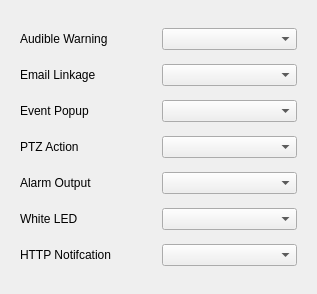
<?xml version="1.0" encoding="UTF-8"?>
<ui version="4.0">
 <class>Disturbing</class>
 <widget class="QWidget" name="Disturbing">
  <property name="geometry">
   <rect>
    <x>0</x>
    <y>0</y>
    <width>317</width>
    <height>294</height>
   </rect>
  </property>
  <property name="windowTitle">
   <string>Form</string>
  </property>
  <layout class="QGridLayout" name="gridLayout_2">
   <item row="0" column="0">
    <widget class="QWidget" name="widget_background" native="true">
     <layout class="QGridLayout" name="gridLayout">
      <item row="4" column="0">
       <widget class="QLabel" name="label_alarm">
        <property name="text">
         <string>Alarm Output</string>
        </property>
       </widget>
      </item>
      <item row="3" column="0">
       <widget class="QLabel" name="label_ptz">
        <property name="text">
         <string>PTZ Action</string>
        </property>
       </widget>
      </item>
      <item row="4" column="1">
       <widget class="ComboBox" name="comboBox_alarm"/>
      </item>
      <item row="3" column="1">
       <widget class="ComboBox" name="comboBox_ptz"/>
      </item>
      <item row="0" column="0">
       <widget class="QLabel" name="label_audible">
        <property name="sizePolicy">
         <sizepolicy hsizetype="Expanding" vsizetype="Preferred">
          <horstretch>0</horstretch>
          <verstretch>0</verstretch>
         </sizepolicy>
        </property>
        <property name="text">
         <string>Audible Warning</string>
        </property>
       </widget>
      </item>
      <item row="1" column="1">
       <widget class="ComboBox" name="comboBox_email"/>
      </item>
      <item row="2" column="1">
       <widget class="ComboBox" name="comboBox_event"/>
      </item>
      <item row="0" column="1">
       <widget class="ComboBox" name="comboBox_audible">
        <property name="sizePolicy">
         <sizepolicy hsizetype="Expanding" vsizetype="Fixed">
          <horstretch>0</horstretch>
          <verstretch>0</verstretch>
         </sizepolicy>
        </property>
       </widget>
      </item>
      <item row="1" column="0">
       <widget class="QLabel" name="label_email">
        <property name="text">
         <string>Email Linkage</string>
        </property>
       </widget>
      </item>
      <item row="2" column="0">
       <widget class="QLabel" name="label_event">
        <property name="text">
         <string>Event Popup</string>
        </property>
       </widget>
      </item>
      <item row="5" column="0">
       <widget class="QLabel" name="label_white">
        <property name="text">
         <string>White LED</string>
        </property>
       </widget>
      </item>
      <item row="5" column="1">
       <widget class="ComboBox" name="comboBox_white"/>
      </item>
      <item row="6" column="0">
       <widget class="QLabel" name="labelHTTP">
        <property name="text">
         <string>HTTP Notifcation</string>
        </property>
       </widget>
      </item>
      <item row="6" column="1">
       <widget class="ComboBox" name="comboBoxHTTP"/>
      </item>
     </layout>
    </widget>
   </item>
  </layout>
 </widget>
 <customwidgets>
  <customwidget>
   <class>ComboBox</class>
   <extends>QComboBox</extends>
   <header>combobox.h</header>
  </customwidget>
 </customwidgets>
 <resources/>
 <connections/>
</ui>
